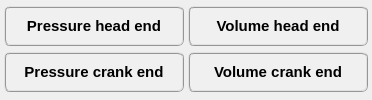
                <widget class="QWidget" name="tab_angle">
                 <attribute name="title">
                  <string>Angle</string>
                 </attribute>
                 <layout class="QGridLayout" name="gridLayout_21">
                  <property name="leftMargin">
                   <number>4</number>
                  </property>
                  <property name="topMargin">
                   <number>4</number>
                  </property>
                  <property name="rightMargin">
                   <number>4</number>
                  </property>
                  <property name="bottomMargin">
                   <number>4</number>
                  </property>
                  <property name="spacing">
                   <number>4</number>
                  </property>
                  <item row="0" column="0">
                   <widget class="QPushButton" name="pushButton_plot_pressure_head_end_angle">
                    <property name="enabled">
                     <bool>true</bool>
                    </property>
                    <property name="minimumSize">
                     <size>
                      <width>180</width>
                      <height>40</height>
                     </size>
                    </property>
                    <property name="maximumSize">
                     <size>
                      <width>180</width>
                      <height>40</height>
                     </size>
                    </property>
                    <property name="font">
                     <font>
                      <family>MS Shell Dlg 2</family>
                      <pointsize>11</pointsize>
                      <weight>75</weight>
                      <italic>false</italic>
                      <bold>true</bold>
                     </font>
                    </property>
                    <property name="styleSheet">
                     <string notr="true">QPushButton{border-radius: 6px; border-color: rgb(150, 150, 150); border-style: ridge; border-width: 2px; color: rgb(0, 0, 0); background-color: rgb(240, 240, 240); font: 75 bold 11pt &quot;MS Shell Dlg 2&quot;}
QPushButton:hover{border-radius: 6px; border-color: rgb(0, 170, 255); border-style: ridge; border-width: 2px; color: rgb(0, 0, 0); background-color: rgba(174, 213, 255, 100); font: 75 bold 11pt &quot;MS Shell Dlg 2&quot;}
QPushButton:pressed{border-radius: 6px; border-color: rgb(0, 170, 255); border-style: ridge; border-width: 3px; color: rgb(0, 0, 0); background-color: rgb(174, 213, 255); font: 75 bold 11pt &quot;MS Shell Dlg 2&quot;}
QPushButton:disabled{border-radius: 4px; border-color: rgb(150, 150, 150); border-style: ridge; border-width: 2px; color: rgb(150, 150, 150); background-color: rgba(220, 220, 220, 120); font: 75 bold 11pt &quot;MS Shell Dlg 2&quot;}</string>
                    </property>
                    <property name="text">
                     <string>Pressure head end</string>
                    </property>
                   </widget>
                  </item>
                  <item row="0" column="1">
                   <widget class="QPushButton" name="pushButton_plot_volume_head_end_angle">
                    <property name="enabled">
                     <bool>true</bool>
                    </property>
                    <property name="minimumSize">
                     <size>
                      <width>180</width>
                      <height>40</height>
                     </size>
                    </property>
                    <property name="maximumSize">
                     <size>
                      <width>180</width>
                      <height>40</height>
                     </size>
                    </property>
                    <property name="font">
                     <font>
                      <family>MS Shell Dlg 2</family>
                      <pointsize>11</pointsize>
                      <weight>75</weight>
                      <italic>false</italic>
                      <bold>true</bold>
                     </font>
                    </property>
                    <property name="styleSheet">
                     <string notr="true">QPushButton{border-radius: 6px; border-color: rgb(150, 150, 150); border-style: ridge; border-width: 2px; color: rgb(0, 0, 0); background-color: rgb(240, 240, 240); font: 75 bold 11pt &quot;MS Shell Dlg 2&quot;}
QPushButton:hover{border-radius: 6px; border-color: rgb(0, 170, 255); border-style: ridge; border-width: 2px; color: rgb(0, 0, 0); background-color: rgba(174, 213, 255, 100); font: 75 bold 11pt &quot;MS Shell Dlg 2&quot;}
QPushButton:pressed{border-radius: 6px; border-color: rgb(0, 170, 255); border-style: ridge; border-width: 3px; color: rgb(0, 0, 0); background-color: rgb(174, 213, 255); font: 75 bold 11pt &quot;MS Shell Dlg 2&quot;}
QPushButton:disabled{border-radius: 4px; border-color: rgb(150, 150, 150); border-style: ridge; border-width: 2px; color: rgb(150, 150, 150); background-color: rgba(220, 220, 220, 120); font: 75 bold 11pt &quot;MS Shell Dlg 2&quot;}</string>
                    </property>
                    <property name="text">
                     <string>Volume head end</string>
                    </property>
                   </widget>
                  </item>
                  <item row="1" column="0">
                   <widget class="QPushButton" name="pushButton_plot_pressure_crank_end_angle">
                    <property name="minimumSize">
                     <size>
                      <width>180</width>
                      <height>40</height>
                     </size>
                    </property>
                    <property name="maximumSize">
                     <size>
                      <width>180</width>
                      <height>40</height>
                     </size>
                    </property>
                    <property name="font">
                     <font>
                      <family>MS Shell Dlg 2</family>
                      <pointsize>11</pointsize>
                      <weight>75</weight>
                      <italic>false</italic>
                      <bold>true</bold>
                     </font>
                    </property>
                    <property name="styleSheet">
                     <string notr="true">QPushButton{border-radius: 6px; border-color: rgb(150, 150, 150); border-style: ridge; border-width: 2px; color: rgb(0, 0, 0); background-color: rgb(240, 240, 240); font: 75 bold 11pt &quot;MS Shell Dlg 2&quot;}
QPushButton:hover{border-radius: 6px; border-color: rgb(0, 170, 255); border-style: ridge; border-width: 2px; color: rgb(0, 0, 0); background-color: rgba(174, 213, 255, 100); font: 75 bold 11pt &quot;MS Shell Dlg 2&quot;}
QPushButton:pressed{border-radius: 6px; border-color: rgb(0, 170, 255); border-style: ridge; border-width: 3px; color: rgb(0, 0, 0); background-color: rgb(174, 213, 255); font: 75 bold 11pt &quot;MS Shell Dlg 2&quot;}
QPushButton:disabled{border-radius: 4px; border-color: rgb(150, 150, 150); border-style: ridge; border-width: 2px; color: rgb(150, 150, 150); background-color: rgba(220, 220, 220, 120); font: 75 bold 11pt &quot;MS Shell Dlg 2&quot;}</string>
                    </property>
                    <property name="text">
                     <string>Pressure crank end</string>
                    </property>
                   </widget>
                  </item>
                  <item row="1" column="1">
                   <widget class="QPushButton" name="pushButton_plot_volume_crank_end_angle">
                    <property name="minimumSize">
                     <size>
                      <width>180</width>
                      <height>40</height>
                     </size>
                    </property>
                    <property name="maximumSize">
                     <size>
                      <width>180</width>
                      <height>40</height>
                     </size>
                    </property>
                    <property name="font">
                     <font>
                      <family>MS Shell Dlg 2</family>
                      <pointsize>11</pointsize>
                      <weight>75</weight>
                      <italic>false</italic>
                      <bold>true</bold>
                     </font>
                    </property>
                    <property name="styleSheet">
                     <string notr="true">QPushButton{border-radius: 6px; border-color: rgb(150, 150, 150); border-style: ridge; border-width: 2px; color: rgb(0, 0, 0); background-color: rgb(240, 240, 240); font: 75 bold 11pt &quot;MS Shell Dlg 2&quot;}
QPushButton:hover{border-radius: 6px; border-color: rgb(0, 170, 255); border-style: ridge; border-width: 2px; color: rgb(0, 0, 0); background-color: rgba(174, 213, 255, 100); font: 75 bold 11pt &quot;MS Shell Dlg 2&quot;}
QPushButton:pressed{border-radius: 6px; border-color: rgb(0, 170, 255); border-style: ridge; border-width: 3px; color: rgb(0, 0, 0); background-color: rgb(174, 213, 255); font: 75 bold 11pt &quot;MS Shell Dlg 2&quot;}
QPushButton:disabled{border-radius: 4px; border-color: rgb(150, 150, 150); border-style: ridge; border-width: 2px; color: rgb(150, 150, 150); background-color: rgba(220, 220, 220, 120); font: 75 bold 11pt &quot;MS Shell Dlg 2&quot;}</string>
                    </property>
                    <property name="text">
                     <string>Volume crank end</string>
                    </property>
                   </widget>
                  </item>
                 </layout>
                </widget>
